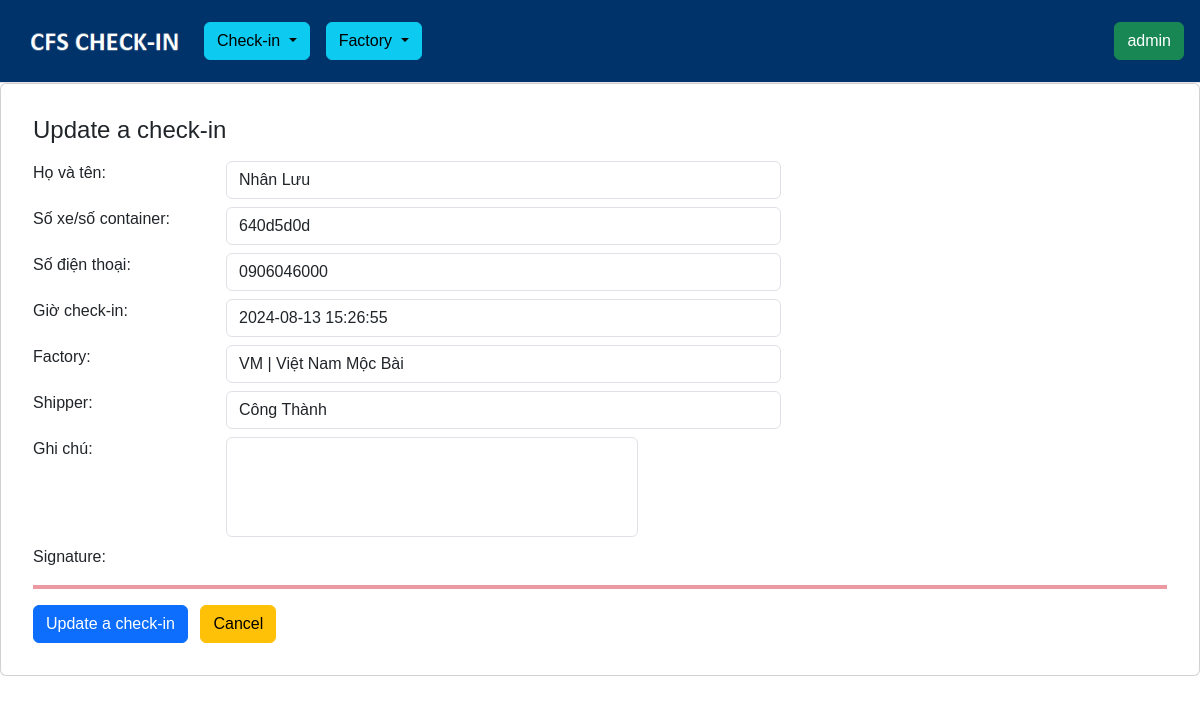
The app's page /checkin/update/3/ (signed in), older data.
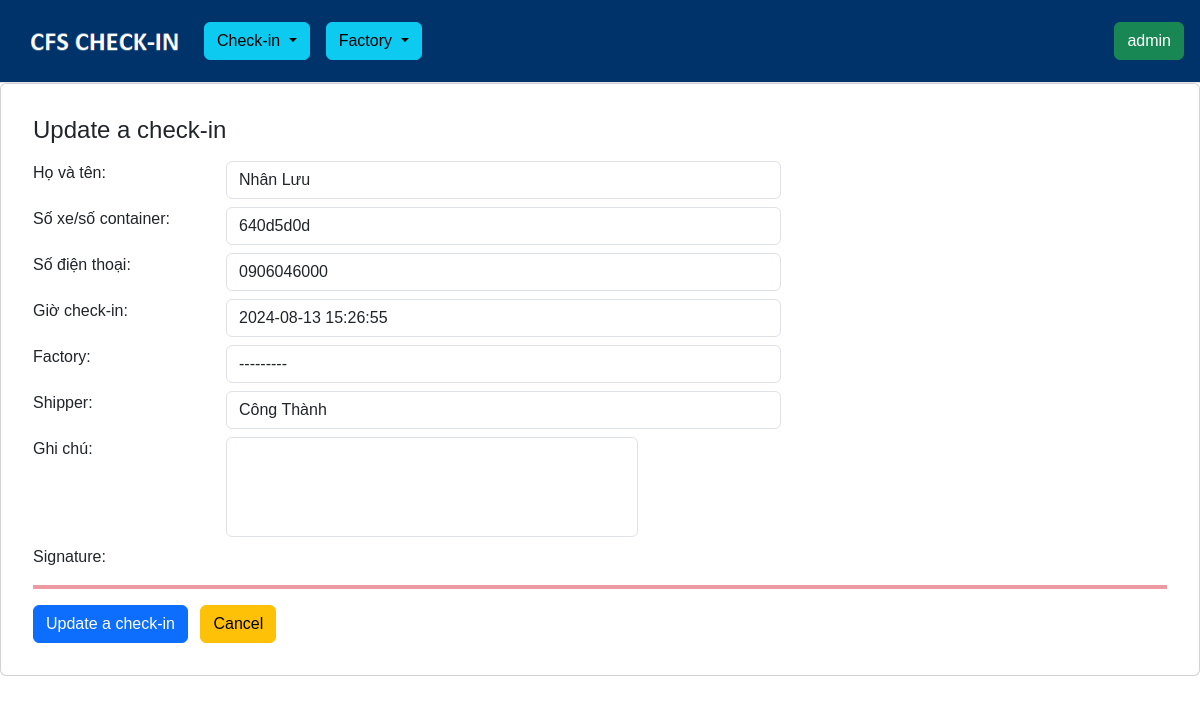
The same page, newer data.
### checkin/models.py (models this page shows, shortened)
class Checkin(models.Model):
    driver_name = models.CharField("Họ và tên", max_length=32)
    truck_number = models.CharField("Số xe/số container", max_length=32)
    phone_number = models.CharField("Số điện thoại", max_length=32)
    checkin_time = models.DateTimeField("Giờ check-in", default=timezone.localtime)
    factory = models.ForeignKey(Factory, blank=True, null=True, on_delete=models.SET_NULL)
    shipper = models.CharField("Shipper", max_length=100, blank=True, null=True)
    remark = models.TextField("Ghi chú", max_length=1024, blank=True, null=True)
    signature = models.TextField(blank=True, null=True)

### checkin/views.py (the view)
# urls.py: path("update/<int:pk>/", login_required(views.CheckinUpdate.as_view(),login_url='users:login'), name="checkin-update"),
class CheckinUpdate(generic.UpdateView, LoginRequiredMixin):
    model = Checkin
    template_name = 'checkin-update.html'
    form_class = CheckinForm
    success_message = "Updated successfully!"
    success_url = reverse_lazy('checkin:checkin-view')

### checkin/forms.py
class CheckinForm(ModelForm):
    signature = forms.CharField(widget=forms.HiddenInput(), required=False)
    def __init__(self, *args, **kwargs):
        super(CheckinForm, self).__init__(*args, **kwargs)
        for visible in self.visible_fields():
            visible.field.widget.attrs['class'] = 'form-control'
    class Meta:
        model = Checkin
        fields = "__all__"

### factory/models.py (called while the page is built)
    def __str__(self):
        return f"{self.factory_code} | {self.factory_name}"

### checkin/templates/checkin-update.html (shortened to what this page needs)
{% extends 'base.html' %}
{% block content %}
    <div class="card p-3">
        <div class="card-body">
            <h4 class="mb-3">Update a check-in</h4>
            {% include "form.html" with form_name="Update a check-in" %}
        </div>
    </div>
{% endblock content %}

### templates/form.html (shortened to what this page needs)
<form method="POST" action="">
    {% for field in form %}
    <div class="mb-2 row">
      <div class="col-sm-2">
        {{ field.label_tag }}
      </div>
      <div class="col-sm-10 col-md-8 col-lg-6">
        {{ field }}
      </div>
    </div>
    {% endfor %}
      <hr class="border border-danger border-2 opacity-50">
    <button type="submit" class="btn btn-primary">{{ form_name }}</button>
    <a href="{{ request.META.HTTP_REFERER }}" class="btn btn-warning mx-2">Cancel</a>
  </form>

Row changes from the older to the newer data that the page shows:
changed Checkin "Nhân Lưu": factory "VM | Việt Nam Mộc Bài" → "---------"
